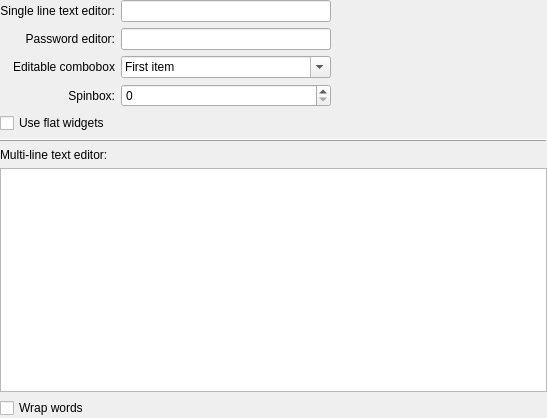
<?xml version="1.0" encoding="UTF-8"?>
<ui version="4.0">
 <class>InputDemoWidget</class>
 <widget class="QWidget" name="InputDemoWidget">
  <property name="geometry">
   <rect>
    <x>0</x>
    <y>0</y>
    <width>547</width>
    <height>418</height>
   </rect>
  </property>
  <layout class="QGridLayout" name="gridLayout">
   <property name="margin">
    <number>0</number>
   </property>
   <item row="0" column="0">
    <widget class="QLabel" name="label">
     <property name="text">
      <string>Single line text editor:</string>
     </property>
     <property name="alignment">
      <set>Qt::AlignRight|Qt::AlignTrailing|Qt::AlignVCenter</set>
     </property>
     <property name="buddy">
      <cstring>klineedit</cstring>
     </property>
    </widget>
   </item>
   <item row="0" column="1">
    <widget class="KLineEdit" name="klineedit">
     <property name="text">
      <string/>
     </property>
     <property name="showClearButton" stdset="0">
      <bool>true</bool>
     </property>
    </widget>
   </item>
   <item row="0" column="2">
    <spacer name="horizontalSpacer">
     <property name="orientation">
      <enum>Qt::Horizontal</enum>
     </property>
     <property name="sizeHint" stdset="0">
      <size>
       <width>126</width>
       <height>21</height>
      </size>
     </property>
    </spacer>
   </item>
   <item row="1" column="0">
    <widget class="QLabel" name="label_2">
     <property name="text">
      <string>Password editor:</string>
     </property>
     <property name="alignment">
      <set>Qt::AlignRight|Qt::AlignTrailing|Qt::AlignVCenter</set>
     </property>
     <property name="buddy">
      <cstring>klineedit_2</cstring>
     </property>
    </widget>
   </item>
   <item row="1" column="1">
    <widget class="KLineEdit" name="klineedit_2">
     <property name="showClearButton" stdset="0">
      <bool>true</bool>
     </property>
     <property name="passwordMode">
      <bool>true</bool>
     </property>
    </widget>
   </item>
   <item row="2" column="0">
    <widget class="QLabel" name="label_3">
     <property name="text">
      <string>Editable combobox</string>
     </property>
     <property name="alignment">
      <set>Qt::AlignRight|Qt::AlignTrailing|Qt::AlignVCenter</set>
     </property>
     <property name="buddy">
      <cstring>kcombobox</cstring>
     </property>
    </widget>
   </item>
   <item row="2" column="1">
    <widget class="KComboBox" name="kcombobox">
     <property name="editable">
      <bool>true</bool>
     </property>
     <item>
      <property name="text">
       <string>First item</string>
      </property>
     </item>
     <item>
      <property name="text">
       <string>Second item</string>
      </property>
     </item>
     <item>
      <property name="text">
       <string>Third item</string>
      </property>
     </item>
    </widget>
   </item>
   <item row="3" column="0">
    <widget class="QLabel" name="label_4">
     <property name="text">
      <string>Spinbox:</string>
     </property>
     <property name="alignment">
      <set>Qt::AlignRight|Qt::AlignTrailing|Qt::AlignVCenter</set>
     </property>
     <property name="buddy">
      <cstring>kintspinbox</cstring>
     </property>
    </widget>
   </item>
   <item row="3" column="1">
    <widget class="KIntSpinBox" name="kintspinbox"/>
   </item>
   <item row="5" column="0" colspan="3">
    <widget class="QFrame" name="frame">
     <property name="frameShape">
      <enum>QFrame::HLine</enum>
     </property>
     <property name="frameShadow">
      <enum>QFrame::Raised</enum>
     </property>
    </widget>
   </item>
   <item row="6" column="0">
    <widget class="QLabel" name="label_5">
     <property name="text">
      <string>Multi-line text editor:</string>
     </property>
    </widget>
   </item>
   <item row="7" column="0" colspan="3">
    <widget class="KTextEdit" name="textedit"/>
   </item>
   <item row="8" column="0">
    <widget class="QCheckBox" name="wrapCheckBox">
     <property name="text">
      <string>Wrap words</string>
     </property>
    </widget>
   </item>
   <item row="4" column="0" colspan="2">
    <widget class="QCheckBox" name="flatCheckBox">
     <property name="text">
      <string>Use flat widgets</string>
     </property>
    </widget>
   </item>
  </layout>
 </widget>
 <customwidgets>
  <customwidget>
   <class>KIntSpinBox</class>
   <extends>QSpinBox</extends>
   <header>knuminput.h</header>
  </customwidget>
  <customwidget>
   <class>KLineEdit</class>
   <extends>QLineEdit</extends>
   <header>klineedit.h</header>
  </customwidget>
  <customwidget>
   <class>KComboBox</class>
   <extends>QComboBox</extends>
   <header>kcombobox.h</header>
  </customwidget>
  <customwidget>
   <class>KTextEdit</class>
   <extends>QTextEdit</extends>
   <header>ktextedit.h</header>
  </customwidget>
 </customwidgets>
 <tabstops>
  <tabstop>klineedit</tabstop>
  <tabstop>klineedit_2</tabstop>
  <tabstop>kcombobox</tabstop>
  <tabstop>kintspinbox</tabstop>
  <tabstop>flatCheckBox</tabstop>
  <tabstop>textedit</tabstop>
  <tabstop>wrapCheckBox</tabstop>
 </tabstops>
 <connections/>
</ui>
